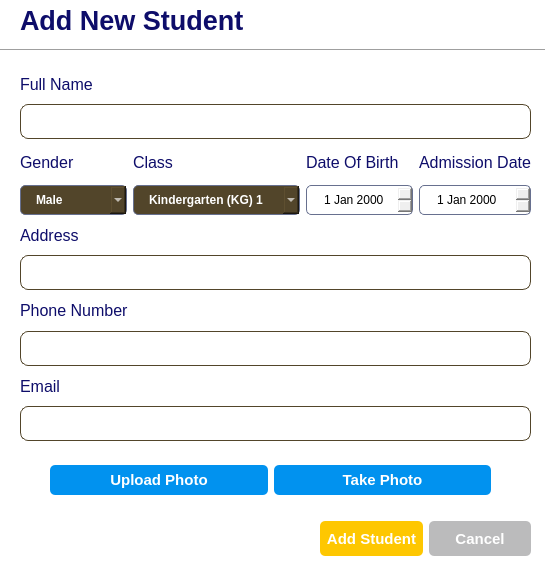
<?xml version="1.0" encoding="UTF-8"?>
<ui version="4.0">
 <class>StudentsDialog</class>
 <widget class="QDialog" name="StudentsDialog">
  <property name="geometry">
   <rect>
    <x>0</x>
    <y>0</y>
    <width>545</width>
    <height>584</height>
   </rect>
  </property>
  <property name="windowTitle">
   <string>Dialog</string>
  </property>
  <property name="styleSheet">
   <string notr="true">QDialog{
	background-color: #ffffff;
}

QLineEdit{
	border: 1px solid #52452a;
	border-radius: 8px;
	padding-left: 15px;
	height: 35px;
}

QDateEdit{
	border: 1px solid #67708f;
	border-radius: 5px;
	padding-left: 15px;
	height: 30px;
}

QComboBox{
	border: 1px solid #67708f;
	border-radius: 5px;
	padding: 1px 18px 1px 3px;
	background-color: #52452a;
	color: #ffffff; 
	height: 30px;
	padding-left: 15px;
	font-weight: bold;
	/*selection-background-color: #0192ef;*/
}

QComboBox QAbstractItemView{
	selection-background-color: #0192ef;
}

QLabel{
	color: rgb(14, 13, 106);
}</string>
  </property>
  <widget class="QLabel" name="label">
   <property name="geometry">
    <rect>
     <x>20</x>
     <y>0</y>
     <width>241</width>
     <height>41</height>
    </rect>
   </property>
   <property name="font">
    <font>
     <pointsize>20</pointsize>
     <weight>75</weight>
     <bold>true</bold>
    </font>
   </property>
   <property name="styleSheet">
    <string notr="true"/>
   </property>
   <property name="text">
    <string>Add New Student</string>
   </property>
  </widget>
  <widget class="QWidget" name="">
   <property name="geometry">
    <rect>
     <x>50</x>
     <y>450</y>
     <width>441</width>
     <height>60</height>
    </rect>
   </property>
   <layout class="QHBoxLayout" name="horizontalLayout_2">
    <item>
     <widget class="QPushButton" name="uploadPhoto_Button">
      <property name="minimumSize">
       <size>
        <width>0</width>
        <height>30</height>
       </size>
      </property>
      <property name="maximumSize">
       <size>
        <width>16777215</width>
        <height>30</height>
       </size>
      </property>
      <property name="styleSheet">
       <string notr="true">QPushButton{
	background-color: rgb(1, 146, 239);
	color: #ffffff;
	border-radius: 5px;
	border: none;
	font-weight: bold;
	font-size: 15px;
}</string>
      </property>
      <property name="text">
       <string>Upload Photo</string>
      </property>
     </widget>
    </item>
    <item>
     <widget class="QPushButton" name="takePhoto_Button">
      <property name="minimumSize">
       <size>
        <width>0</width>
        <height>30</height>
       </size>
      </property>
      <property name="maximumSize">
       <size>
        <width>16777215</width>
        <height>30</height>
       </size>
      </property>
      <property name="styleSheet">
       <string notr="true">QPushButton{
	background-color: rgb(1, 146, 239);
	color: #ffffff;
	border-radius: 5px;
	border: none;
	font-weight: bold;
	font-size: 15px;
}</string>
      </property>
      <property name="text">
       <string>Take Photo</string>
      </property>
     </widget>
    </item>
   </layout>
  </widget>
  <widget class="Line" name="line">
   <property name="geometry">
    <rect>
     <x>0</x>
     <y>40</y>
     <width>551</width>
     <height>20</height>
    </rect>
   </property>
   <property name="orientation">
    <enum>Qt::Horizontal</enum>
   </property>
  </widget>
  <widget class="QWidget" name="">
   <property name="geometry">
    <rect>
     <x>20</x>
     <y>70</y>
     <width>511</width>
     <height>371</height>
    </rect>
   </property>
   <layout class="QVBoxLayout" name="verticalLayout_9">
    <item>
     <layout class="QVBoxLayout" name="verticalLayout">
      <item>
       <widget class="QLabel" name="label_2">
        <property name="font">
         <font>
          <pointsize>12</pointsize>
         </font>
        </property>
        <property name="styleSheet">
         <string notr="true"/>
        </property>
        <property name="text">
         <string>Full Name</string>
        </property>
       </widget>
      </item>
      <item>
       <widget class="QLineEdit" name="name_lineEdit">
        <property name="minimumSize">
         <size>
          <width>0</width>
          <height>35</height>
         </size>
        </property>
        <property name="maximumSize">
         <size>
          <width>16777215</width>
          <height>35</height>
         </size>
        </property>
       </widget>
      </item>
     </layout>
    </item>
    <item>
     <layout class="QHBoxLayout" name="horizontalLayout">
      <item>
       <layout class="QVBoxLayout" name="verticalLayout_5">
        <item>
         <widget class="QLabel" name="label_6">
          <property name="font">
           <font>
            <pointsize>12</pointsize>
           </font>
          </property>
          <property name="styleSheet">
           <string notr="true"/>
          </property>
          <property name="text">
           <string>Gender</string>
          </property>
         </widget>
        </item>
        <item>
         <widget class="QComboBox" name="gender_comboBox">
          <property name="minimumSize">
           <size>
            <width>0</width>
            <height>30</height>
           </size>
          </property>
          <property name="maximumSize">
           <size>
            <width>16777215</width>
            <height>30</height>
           </size>
          </property>
          <item>
           <property name="text">
            <string>Male</string>
           </property>
          </item>
          <item>
           <property name="text">
            <string>Female</string>
           </property>
          </item>
         </widget>
        </item>
       </layout>
      </item>
      <item>
       <layout class="QVBoxLayout" name="verticalLayout_6">
        <item>
         <widget class="QLabel" name="label_7">
          <property name="font">
           <font>
            <pointsize>12</pointsize>
           </font>
          </property>
          <property name="styleSheet">
           <string notr="true"/>
          </property>
          <property name="text">
           <string>Class</string>
          </property>
         </widget>
        </item>
        <item>
         <widget class="QComboBox" name="class_comboBox">
          <property name="minimumSize">
           <size>
            <width>0</width>
            <height>30</height>
           </size>
          </property>
          <property name="maximumSize">
           <size>
            <width>16777215</width>
            <height>30</height>
           </size>
          </property>
          <item>
           <property name="text">
            <string>Kindergarten (KG) 1</string>
           </property>
          </item>
          <item>
           <property name="text">
            <string>Kindergarten (KG) 2</string>
           </property>
          </item>
          <item>
           <property name="text">
            <string>Grade 1</string>
           </property>
          </item>
          <item>
           <property name="text">
            <string>Grade 2</string>
           </property>
          </item>
          <item>
           <property name="text">
            <string>Grade 3</string>
           </property>
          </item>
          <item>
           <property name="text">
            <string>Grade 4</string>
           </property>
          </item>
          <item>
           <property name="text">
            <string>Grade 5</string>
           </property>
          </item>
          <item>
           <property name="text">
            <string>Grade 6</string>
           </property>
          </item>
          <item>
           <property name="text">
            <string>Grade 7</string>
           </property>
          </item>
          <item>
           <property name="text">
            <string>Grade 8</string>
           </property>
          </item>
          <item>
           <property name="text">
            <string>Grade 9</string>
           </property>
          </item>
          <item>
           <property name="text">
            <string>Grade 10</string>
           </property>
          </item>
          <item>
           <property name="text">
            <string>Grade 11</string>
           </property>
          </item>
          <item>
           <property name="text">
            <string>Grade 12</string>
           </property>
          </item>
         </widget>
        </item>
       </layout>
      </item>
      <item>
       <layout class="QVBoxLayout" name="verticalLayout_7">
        <item>
         <widget class="QLabel" name="label_8">
          <property name="font">
           <font>
            <pointsize>12</pointsize>
           </font>
          </property>
          <property name="styleSheet">
           <string notr="true"/>
          </property>
          <property name="text">
           <string>Date Of Birth</string>
          </property>
         </widget>
        </item>
        <item>
         <widget class="QDateEdit" name="dob_dateEdit">
          <property name="minimumSize">
           <size>
            <width>0</width>
            <height>30</height>
           </size>
          </property>
          <property name="maximumSize">
           <size>
            <width>16777215</width>
            <height>30</height>
           </size>
          </property>
         </widget>
        </item>
       </layout>
      </item>
      <item>
       <layout class="QVBoxLayout" name="verticalLayout_8">
        <item>
         <widget class="QLabel" name="label_9">
          <property name="font">
           <font>
            <pointsize>12</pointsize>
           </font>
          </property>
          <property name="styleSheet">
           <string notr="true"/>
          </property>
          <property name="text">
           <string>Admission Date</string>
          </property>
         </widget>
        </item>
        <item>
         <widget class="QDateEdit" name="admission_dateEdit">
          <property name="minimumSize">
           <size>
            <width>0</width>
            <height>30</height>
           </size>
          </property>
          <property name="maximumSize">
           <size>
            <width>16777215</width>
            <height>30</height>
           </size>
          </property>
         </widget>
        </item>
       </layout>
      </item>
     </layout>
    </item>
    <item>
     <layout class="QVBoxLayout" name="verticalLayout_4">
      <item>
       <widget class="QLabel" name="label_5">
        <property name="font">
         <font>
          <pointsize>12</pointsize>
         </font>
        </property>
        <property name="styleSheet">
         <string notr="true"/>
        </property>
        <property name="text">
         <string>Address</string>
        </property>
       </widget>
      </item>
      <item>
       <widget class="QLineEdit" name="address_lineEdit">
        <property name="minimumSize">
         <size>
          <width>0</width>
          <height>35</height>
         </size>
        </property>
        <property name="maximumSize">
         <size>
          <width>16777215</width>
          <height>35</height>
         </size>
        </property>
       </widget>
      </item>
     </layout>
    </item>
    <item>
     <layout class="QVBoxLayout" name="verticalLayout_2">
      <item>
       <widget class="QLabel" name="label_3">
        <property name="font">
         <font>
          <pointsize>12</pointsize>
         </font>
        </property>
        <property name="text">
         <string>Phone Number</string>
        </property>
       </widget>
      </item>
      <item>
       <widget class="QLineEdit" name="phone_lineEdit">
        <property name="minimumSize">
         <size>
          <width>0</width>
          <height>35</height>
         </size>
        </property>
        <property name="maximumSize">
         <size>
          <width>16777215</width>
          <height>35</height>
         </size>
        </property>
       </widget>
      </item>
     </layout>
    </item>
    <item>
     <layout class="QVBoxLayout" name="verticalLayout_3">
      <item>
       <widget class="QLabel" name="label_4">
        <property name="font">
         <font>
          <pointsize>12</pointsize>
         </font>
        </property>
        <property name="text">
         <string>Email </string>
        </property>
       </widget>
      </item>
      <item>
       <widget class="QLineEdit" name="email_lineEdit">
        <property name="minimumSize">
         <size>
          <width>0</width>
          <height>35</height>
         </size>
        </property>
        <property name="maximumSize">
         <size>
          <width>16777215</width>
          <height>35</height>
         </size>
        </property>
       </widget>
      </item>
     </layout>
    </item>
   </layout>
  </widget>
  <widget class="QWidget" name="">
   <property name="geometry">
    <rect>
     <x>320</x>
     <y>520</y>
     <width>211</width>
     <height>37</height>
    </rect>
   </property>
   <layout class="QHBoxLayout" name="horizontalLayout_3">
    <item>
     <widget class="QPushButton" name="saveStudent_Button">
      <property name="minimumSize">
       <size>
        <width>0</width>
        <height>35</height>
       </size>
      </property>
      <property name="maximumSize">
       <size>
        <width>16777215</width>
        <height>35</height>
       </size>
      </property>
      <property name="styleSheet">
       <string notr="true">QPushButton{
	background-color: #fec701;
	color: #ffffff;
	border-radius: 5px;
	border: none;
	font-weight: bold;
	font-size: 15px;
}</string>
      </property>
      <property name="text">
       <string>Add Student</string>
      </property>
     </widget>
    </item>
    <item>
     <widget class="QPushButton" name="cancel_Button">
      <property name="minimumSize">
       <size>
        <width>0</width>
        <height>35</height>
       </size>
      </property>
      <property name="maximumSize">
       <size>
        <width>16777215</width>
        <height>35</height>
       </size>
      </property>
      <property name="styleSheet">
       <string notr="true">QPushButton{
	background-color: #bbbbbc;
	color: #ffffff;
	border-radius: 5px;
	border: none;
	font-weight: bold;
	font-size: 15px;
}</string>
      </property>
      <property name="text">
       <string>Cancel</string>
      </property>
     </widget>
    </item>
   </layout>
  </widget>
 </widget>
 <resources/>
 <connections/>
</ui>
